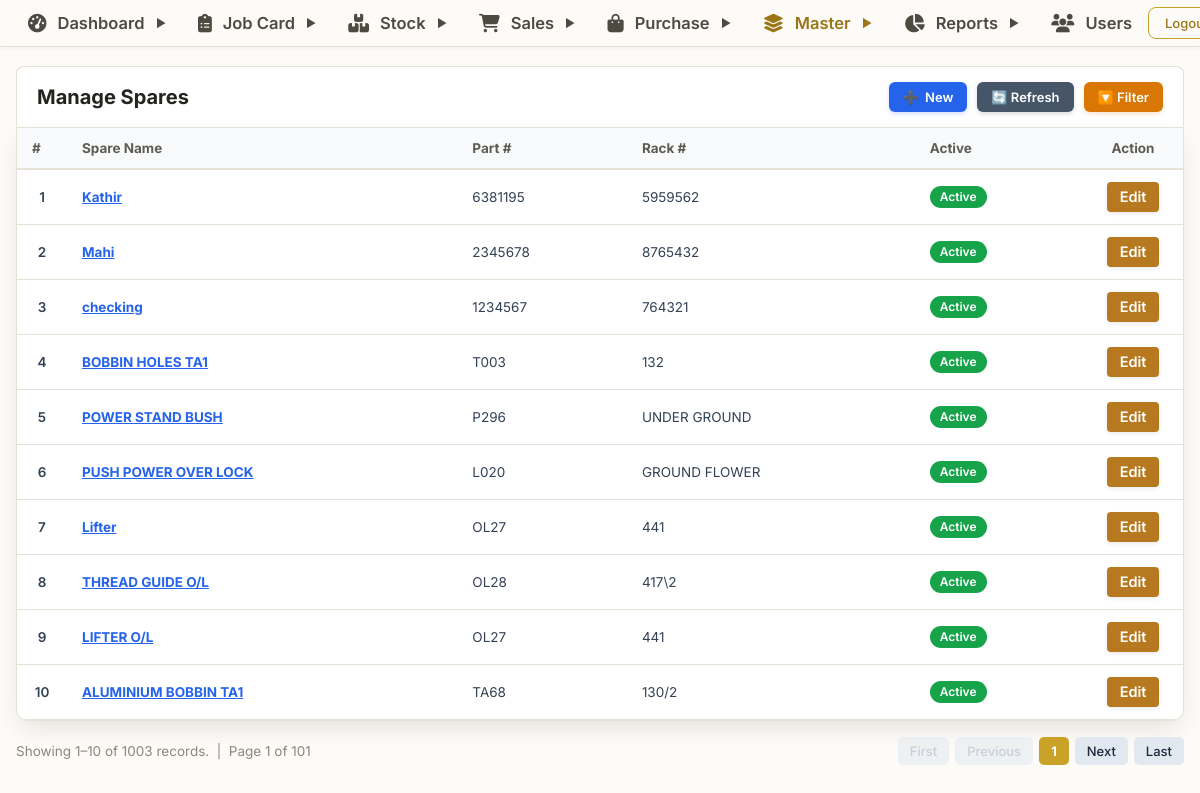
The page /spares/list_spare.php (signed in) on the database as committed earlier.
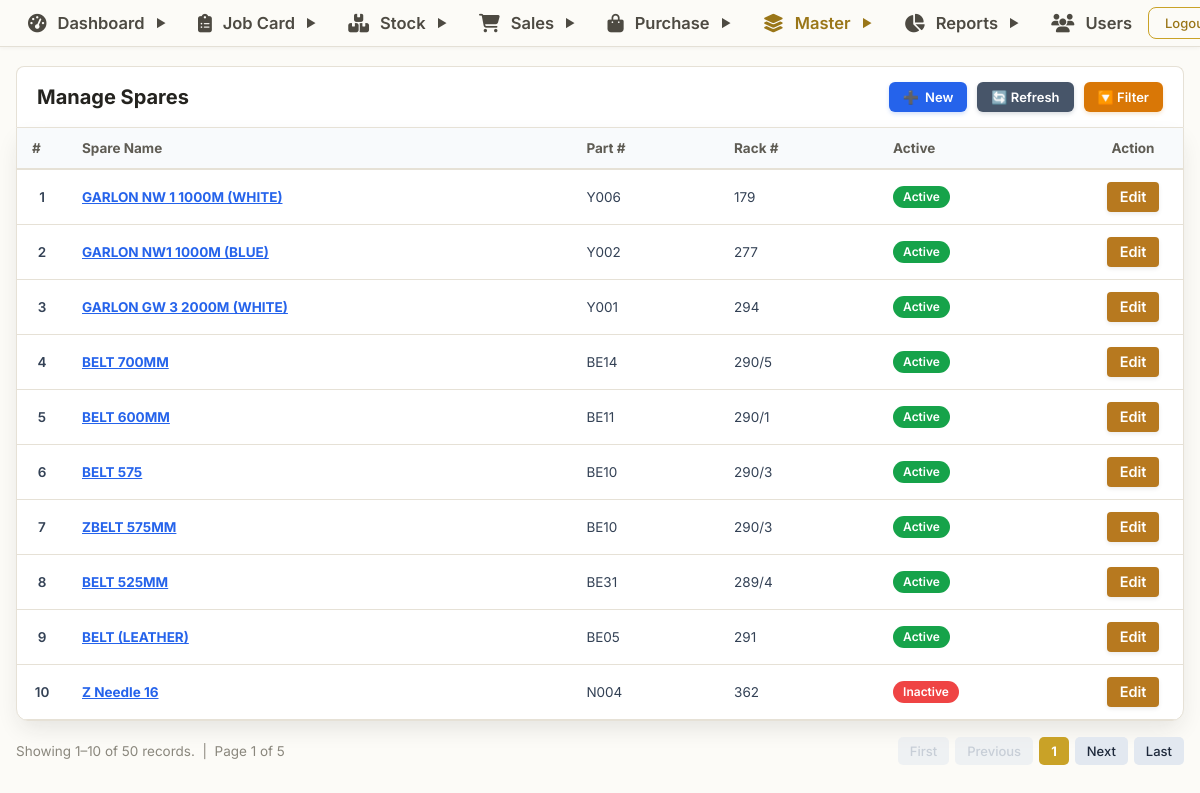
The same page on the database as committed later.
### tables this page shows
CREATE TABLE `spares` (
  `id` bigint NOT NULL AUTO_INCREMENT,
  `createdBy` varchar(255) DEFAULT NULL,
  `createdOn` datetime(6) DEFAULT NULL,
  `modifiedBy` varchar(255) DEFAULT NULL,
  `modifiedOn` datetime(6) DEFAULT NULL,
  `active` bit(1) NOT NULL,
  `partNo` varchar(255) DEFAULT NULL,
  `picture` varchar(255) DEFAULT NULL,
  `rackNumber` varchar(255) DEFAULT NULL,
  `spareName` varchar(255) DEFAULT NULL,
  PRIMARY KEY (`id`)
);

### spares/list_spare.php (the view, shortened to what the changed rows need)
<?php require_once("../config/db.php"); ?>
<?php include("../includes/header.php"); ?>
<?php
$limit = 10;
$page = isset($_GET['page']) ? max(1, (int)$_GET['page']) : 1;
$offset = ($page - 1) * $limit;
$where = "WHERE 1=1";
$countRes = mysqli_query($conn, "SELECT COUNT(*) AS total FROM spares $where");
$totalRows = (int)mysqli_fetch_assoc($countRes)['total'];
$totalPages = $totalRows > 0 ? ceil($totalRows / $limit) : 1;
$res = mysqli_query($conn, "SELECT * FROM spares $where ORDER BY id DESC LIMIT $limit OFFSET $offset");
$queryParams = $_GET;
unset($queryParams['page']);
$queryString = http_build_query($queryParams);
?>
<div class="erp-container">
    <div class="erp-table-box">
        <table class="erp-table">
            <thead>
                <tr>
                    <th style="width:50px;">#</th>
                    <th>Spare Name</th>
                    <th>Part #</th>
                    <th>Rack #</th>
                    <th>Active</th>
                    <th style="text-align:center; width:100px;">Action</th>
                </tr>
            </thead>
            <tbody>
                <?php
                if ($totalRows > 0) {
                    $i = $offset + 1;
                    while ($row = mysqli_fetch_assoc($res)) {
                        $isActive = isset($row['active']) ? (int)$row['active'] : 1;
                ?>
                <tr>
                    <td style="font-weight:600; text-align:center;"><?= $i++ ?></td>
                    <td>
                        <a href="edit_spare.php?id=<?= $row['id'] ?>" style="color:#2563eb; text-decoration:underline; font-weight:700;">
                            <?= htmlspecialchars($row['spareName']) ?>
                        </a>
                    </td>
                    <td><?= htmlspecialchars($row['partNo'] ?? '-') ?></td>
                    <td><?= htmlspecialchars($row['rackNumber'] ?? '-') ?></td>
                    <td>
                        <span class="erp-badge <?= $isActive ? 'erp-badge-completed' : 'erp-badge-new' ?>">
                            <?= $isActive ? 'Active' : 'Inactive' ?>
                        </span>
                    </td>
                    <td style="text-align:center;">
                        <a href="edit_spare.php?id=<?= $row['id'] ?>" class="btn-erp btn-erp-warning btn-erp-sm">
                            Edit
                        </a>
                    </td>
                </tr>
                <?php } } else { ?>
                <tr>
                    <td colspan="6" style="text-align:center; padding:30px; color:#64748b;">No spares available</td>
                </tr>
                <?php } ?>
            </tbody>
        </table>
    </div>
    <div class="erp-pagination">
        <div>
            <?php
            $startRecord = $totalRows > 0 ? $offset + 1 : 0;
            $endRecord = min($offset + $limit, $totalRows);
            ?>
            Showing <?= $startRecord ?>–<?= $endRecord ?> of <?= $totalRows ?> records. &nbsp;|&nbsp; Page <?= $page ?> of <?= $totalPages ?>
        </div>
        <div class="erp-pagination-controls">
            <?php if ($page <= 1): ?>
                <span class="erp-pagination-btn disabled">First</span>
                <span class="erp-pagination-btn disabled">Previous</span>
            <?php else: ?>
                <a href="?<?= $queryString ? $queryString . '&' : '' ?>page=1" class="erp-pagination-btn">First</a>
                <a href="?<?= $queryString ? $queryString . '&' : '' ?>page=<?= $page - 1 ?>" class="erp-pagination-btn">Previous</a>
            <?php endif; ?>
            <a class="erp-pagination-btn active"><?= $page ?></a>
            <?php if ($page >= $totalPages): ?>
                <span class="erp-pagination-btn disabled">Next</span>
                <span class="erp-pagination-btn disabled">Last</span>
            <?php else: ?>
                <a href="?<?= $queryString ? $queryString . '&' : '' ?>page=<?= $page + 1 ?>" class="erp-pagination-btn">Next</a>
                <a href="?<?= $queryString ? $queryString . '&' : '' ?>page=<?= $totalPages ?>" class="erp-pagination-btn">Last</a>
            <?php endif; ?>
        </div>
    </div>
</div>
<?php include("../includes/footer.php"); ?>

Rows that differ between the two databases and show on the page:
removed spares: spareName "Kathir", partNo "6381195", rackNumber "5959562", active "Active"
removed spares: spareName "Mahi", partNo "2345678", rackNumber "8765432", active "Active"
removed spares: spareName "checking", partNo "1234567", rackNumber "764321", active "Active"
removed spares: spareName "BOBBIN HOLES TA1", partNo "T003", rackNumber "132", active "Active"
removed spares: spareName "POWER STAND BUSH", partNo "P296", rackNumber "UNDER GROUND", active "Active"
removed spares: spareName "PUSH POWER OVER LOCK", partNo "L020", rackNumber "GROUND FLOWER", active "Active"
removed spares: spareName "Lifter", partNo "OL27", rackNumber "441", active "Active"
removed spares: spareName "THREAD GUIDE O/L", partNo "OL28", rackNumber "417\\2", active "Active"
removed spares: spareName "LIFTER O/L", partNo "OL27", rackNumber "441", active "Active"
removed spares: spareName "ALUMINIUM BOBBIN TA1", partNo "TA68", rackNumber "130/2", active "Active"
now on this page (row unchanged): spares: spareName "GARLON NW 1 1000M (WHITE)", partNo "Y006", rackNumber "179", active "Active"
now on this page (row unchanged): spares: spareName "GARLON NW1 1000M (BLUE)", partNo "Y002", rackNumber "277", active "Active"
now on this page (row unchanged): spares: spareName "GARLON GW 3 2000M (WHITE)", partNo "Y001", rackNumber "294", active "Active"
now on this page (row unchanged): spares: spareName "BELT 700MM", partNo "BE14", rackNumber "290/5", active "Active"
now on this page (row unchanged): spares: spareName "BELT 600MM", partNo "BE11", rackNumber "290/1", active "Active"
now on this page (row unchanged): spares: spareName "BELT 575", partNo "BE10", rackNumber "290/3", active "Active"
now on this page (row unchanged): spares: spareName "ZBELT 575MM", partNo "BE10", rackNumber "290/3", active "Active"
now on this page (row unchanged): spares: spareName "BELT 525MM", partNo "BE31", rackNumber "289/4", active "Active"
now on this page (row unchanged): spares: spareName "BELT (LEATHER)", partNo "BE05", rackNumber "291", active "Active"
now on this page (row unchanged): spares: spareName "Z Needle 16", partNo "N004", rackNumber "362", active "Inactive"
Other text that changed with them:
$totalRows: "1003" → "50"
$totalPages: "101" → "5"
